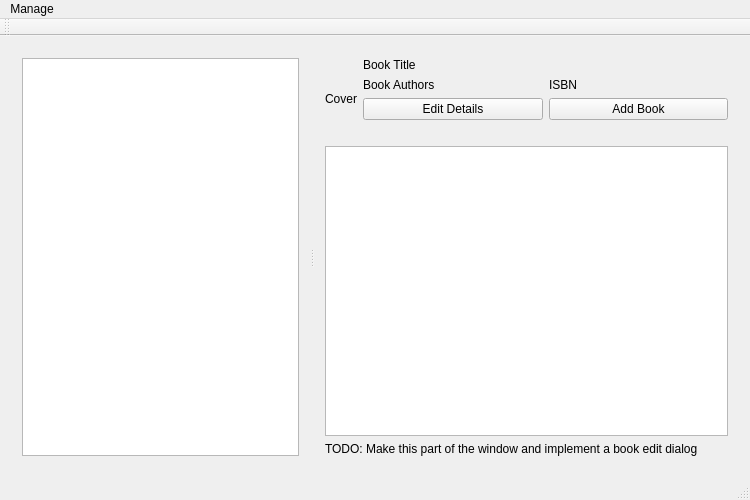
<?xml version="1.0" encoding="UTF-8"?>
<ui version="4.0">
 <class>MainWindow</class>
 <widget class="QMainWindow" name="MainWindow">
  <property name="geometry">
   <rect>
    <x>0</x>
    <y>0</y>
    <width>750</width>
    <height>500</height>
   </rect>
  </property>
  <property name="windowTitle">
   <string>Bookmarked</string>
  </property>
  <widget class="QWidget" name="centralWidget">
   <layout class="QGridLayout" name="gridLayout">
    <item row="0" column="0">
     <widget class="QSplitter" name="splitter">
      <property name="sizePolicy">
       <sizepolicy hsizetype="Expanding" vsizetype="Expanding">
        <horstretch>0</horstretch>
        <verstretch>0</verstretch>
       </sizepolicy>
      </property>
      <property name="orientation">
       <enum>Qt::Horizontal</enum>
      </property>
      <widget class="QWidget" name="verticalLayoutWidget">
       <layout class="QVBoxLayout" name="verticalLayout">
        <item>
         <widget class="QListWidget" name="books"/>
        </item>
       </layout>
      </widget>
      <widget class="QWidget" name="verticalLayoutWidget_2">
       <layout class="QVBoxLayout" name="verticalLayout_2" stretch="0,0,0">
        <item>
         <layout class="QHBoxLayout" name="horizontalLayout">
          <item>
           <widget class="QLabel" name="cover_label">
            <property name="text">
             <string>Cover</string>
            </property>
           </widget>
          </item>
          <item>
           <layout class="QVBoxLayout" name="verticalLayout_3">
            <item>
             <widget class="QLabel" name="title_label">
              <property name="text">
               <string>Book Title</string>
              </property>
             </widget>
            </item>
            <item>
             <layout class="QHBoxLayout" name="horizontalLayout_2">
              <item>
               <widget class="QLabel" name="authors_label">
                <property name="text">
                 <string>Book Authors</string>
                </property>
               </widget>
              </item>
              <item>
               <widget class="QLabel" name="isbn_label">
                <property name="text">
                 <string>ISBN</string>
                </property>
               </widget>
              </item>
             </layout>
            </item>
            <item>
             <layout class="QHBoxLayout" name="horizontalLayout_3">
              <item>
               <widget class="QPushButton" name="pushButton">
                <property name="text">
                 <string>Edit Details</string>
                </property>
               </widget>
              </item>
              <item>
               <widget class="QPushButton" name="pushButton_2">
                <property name="text">
                 <string>Add Book</string>
                </property>
               </widget>
              </item>
             </layout>
            </item>
            <item>
             <spacer name="horizontalSpacer">
              <property name="orientation">
               <enum>Qt::Horizontal</enum>
              </property>
              <property name="sizeHint" stdset="0">
               <size>
                <width>40</width>
                <height>20</height>
               </size>
              </property>
             </spacer>
            </item>
           </layout>
          </item>
         </layout>
        </item>
        <item>
         <widget class="QTableWidget" name="tableWidget"/>
        </item>
        <item>
         <widget class="QLabel" name="label_2">
          <property name="sizePolicy">
           <sizepolicy hsizetype="Preferred" vsizetype="Preferred">
            <horstretch>0</horstretch>
            <verstretch>0</verstretch>
           </sizepolicy>
          </property>
          <property name="text">
           <string>TODO: Make this part of the window and implement a book edit dialog</string>
          </property>
         </widget>
        </item>
       </layout>
      </widget>
     </widget>
    </item>
   </layout>
  </widget>
  <widget class="QMenuBar" name="menuBar">
   <property name="geometry">
    <rect>
     <x>0</x>
     <y>0</y>
     <width>750</width>
     <height>27</height>
    </rect>
   </property>
   <widget class="QMenu" name="menuManage">
    <property name="title">
     <string>Manage</string>
    </property>
    <addaction name="actionNew_Book"/>
   </widget>
   <addaction name="menuManage"/>
  </widget>
  <widget class="QToolBar" name="mainToolBar">
   <attribute name="toolBarArea">
    <enum>TopToolBarArea</enum>
   </attribute>
   <attribute name="toolBarBreak">
    <bool>false</bool>
   </attribute>
  </widget>
  <widget class="QStatusBar" name="statusBar"/>
  <action name="actionNew_Book">
   <property name="text">
    <string>New Book</string>
   </property>
  </action>
 </widget>
 <layoutdefault spacing="6" margin="11"/>
 <resources/>
 <connections/>
</ui>
